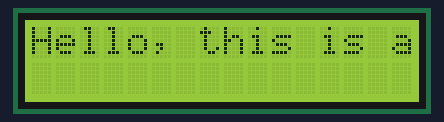
A sketch run on a simulated Arduino Uno, built with avr-gcc and run on an emulated ATmega328P. Shown: 16×2 character LCD.

Above: at 0.19 s.
At 1.28 s:
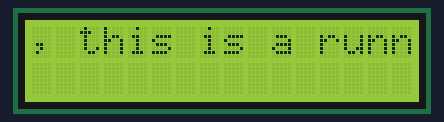
At 2.37 s:
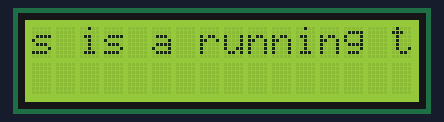
At 4.56 s:
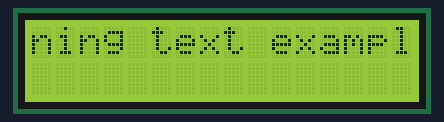
At 6.75 s:
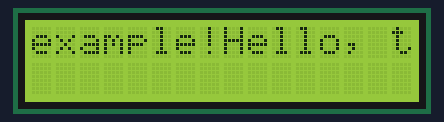
At 8.93 s:
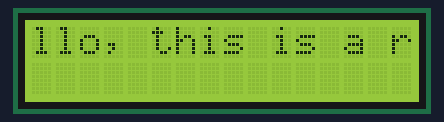

Measured:
- by itself, everything shown: repeats every 8.3 s, in 38 steps

The sketch:

runningtext.ino
```cpp
#include <Wire.h>
#include <LiquidCrystal_I2C.h>

// Inisialisasi LCD: alamat I2C, jumlah kolom, jumlah baris
LiquidCrystal_I2C lcd(0x27, 16, 2); // Ganti 0x27 sesuai dengan alamat I2C LCD Anda

// Text yang akan ditampilkan
String text = "Hello, this is a running text example!";
int textLength;
int displayWidth = 16; // Panjang layar (16 karakter)
int position = 0;

void setup() {
  lcd.init();         // Inisialisasi LCD
  lcd.backlight();    // Menyalakan backlight
  textLength = text.length();
}

void loop() {
  // Bersihkan layar
  lcd.clear();

  // Tampilkan bagian teks sesuai posisi saat ini
  if (position <= textLength - displayWidth) {
    lcd.setCursor(0, 0); // Set ke baris pertama
    lcd.print(text.substring(position, position + displayWidth));
  } else {
    // Tampilkan karakter terakhir dan kembali ke awal
    lcd.setCursor(0, 0);
    lcd.print(text.substring(position, textLength) + text.substring(0, displayWidth - (textLength - position)));
  }

  // Delay untuk kecepatan scrolling
  delay(200);

  // Perbarui posisi
  position = (position + 1) % textLength;
}
```
